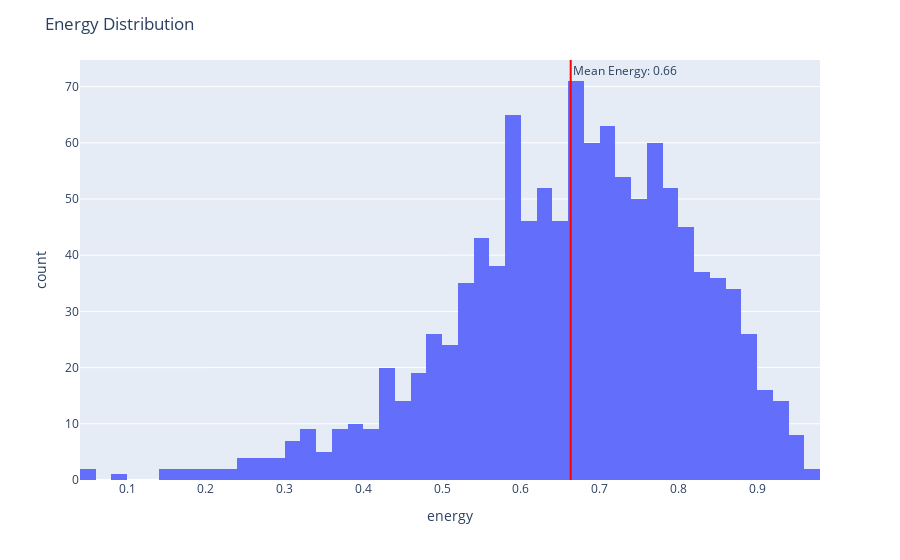

The notebook cell saved with this chart:
### Code cell
fig = px.histogram(df, x="energy", marginal=None, hover_data=df.columns)
fig.update_layout(title='Energy Distribution')
mean_energy = df['energy'].mean()
fig.add_vline(x=mean_energy, line_color='red', annotation_text = f"Mean Energy: {mean_energy:.2f}", annotation_position = 'top right')
fig.show()

### Figure 1 — Plotly figure (JSON) as saved in the notebook; plotly's stock layout.template omitted (floating-point values rounded to 4 significant figures; data arrays with more than 128 entries replaced by an {"elided": "..."} marker saying what was removed)
{"data": [{"alignmentgroup": "True", "bingroup": "x", "hovertemplate": "energy=%{x}<br>count=%{y}<extra></extra>", "legendgroup": "", "marker": {"color": "#636efa", "pattern": {"shape": ""}}, "name": "", "offsetgroup": "", "orientation": "v", "showlegend": false, "type": "histogram", "x": {"elided": "1130 float values"}, "xaxis": "x", "yaxis": "y"}], "layout": {"annotations": [{"showarrow": false, "text": "Mean Energy: 0.66", "x": 0.6633, "xanchor": "left", "xref": "x", "y": 1, "yanchor": "top", "yref": "y domain"}], "barmode": "relative", "legend": {"tracegroupgap": 0}, "margin": {"t": 60}, "shapes": [{"line": {"color": "red"}, "type": "line", "x0": 0.6633, "x1": 0.6633, "xref": "x", "y0": 0, "y1": 1, "yref": "y domain"}], "title": {"text": "Energy Distribution"}, "xaxis": {"anchor": "y", "domain": [0, 1], "title": {"text": "energy"}}, "yaxis": {"anchor": "x", "domain": [0, 1], "title": {"text": "count"}}}}
